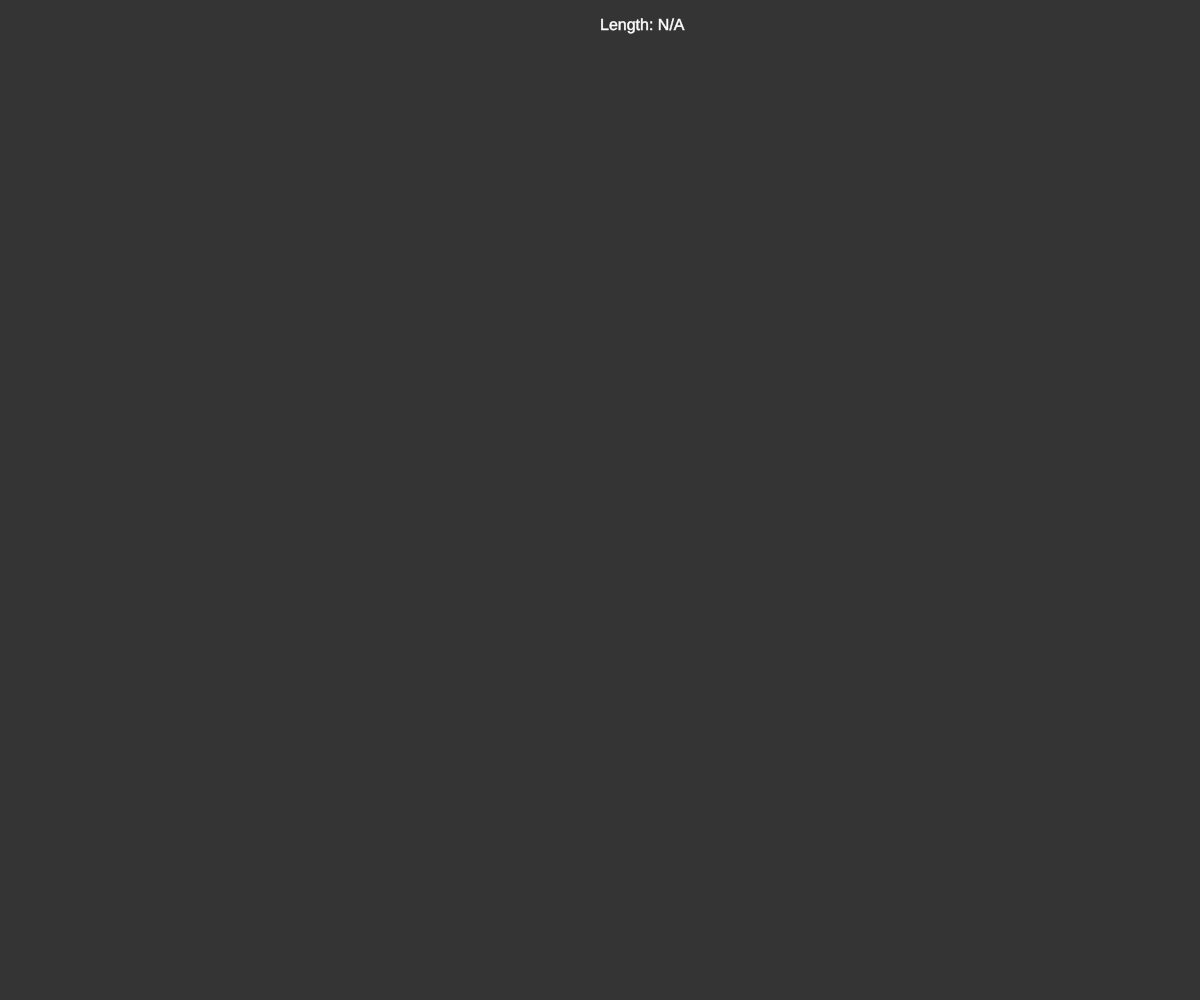
Frame 1 (no input)
Frame 60 (no input): identical to frame 1, image omitted
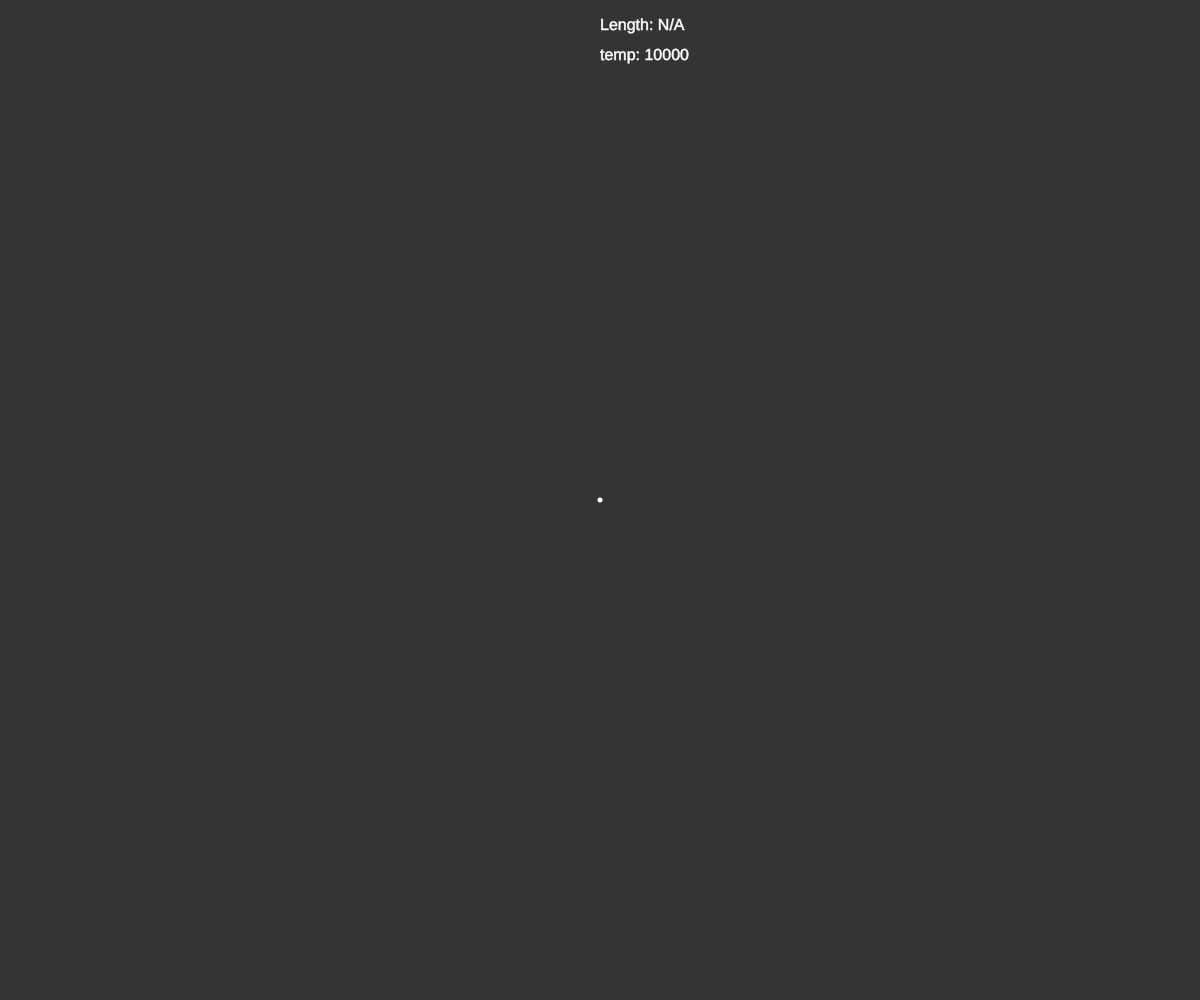
Frame 120 (the mouse pressed at the canvas centre since frame 60)

The p5.js sketch that drew these frames (run headless with seeded random() and noise() and a simulated clock; from frame 60 on, the mouse is pressed at the canvas centre):

// p5.js sketch
// ── sketch.js
var points = [];
var order;
var temp;
var showAnnealing;
var checkbox;

function setup() {
  createCanvas(window.innerWidth, window.innerHeight);
  showAnnealing = false;
  checkbox = createCheckbox('label', true);
  checkbox.changed(myCheckedEvent);0
}

function myCheckedEvent(){
    showAnnealing = !showAnnealing;
}

function draw() {
  background(52);
  if (order != null && order.length > 1) {
    simulatedAnnealing();
  }
  drawPath();
  drawPoints();
  displayText();
}

function displayText() {
  fill(255);
  textSize(16);
  strokeWeight(.5);
  if (order != null && order.length > 1) {
    var pathSize = int(calculatePath(order));
    text("Length: " + pathSize, windowWidth / 2.0, 30);
  } else {
    text("Length: N/A", windowWidth / 2.0, 30);
  }
  if (temp != null) {
    text("temp: " + temp, windowWidth / 2.0, 60);
  }
}

function simulatedAnnealing() {
  if (showAnnealing) {
    simulatedAnnealingStep();
  } else {
    while (temp >= .001) {
      simulatedAnnealingStep();
    }
  }
}

function simulatedAnnealingStep() {
  var prevOrder = order;
  order = findNewOrder(order);
  if (Math.pow(Math.E, (-1 * (calculatePath(order) - calculatePath(prevOrder))) / temp) > random(1)) {

  } else {
    order = prevOrder;
  }
  temp *= .999;
}

function findNewOrder(arr) {
  var result = []
  for (var i = 0; i < arr.length; i++) {
    result.push(arr[i]);
  }
  var r1 = int(random(arr.length));
  var r2 = int(random(arr.length));
  while (r2 == r1) {
    r2 = int(random(arr.length));
  }
  var temp = result[r1];
  result[r1] = result[r2];
  result[r2] = temp;
  return result;
}

function calculatePath(orders) {
  var sum = 0;
  for (var i = 0; i < orders.length; i++) {
    var p1 = points[orders[i]];
    var p2 = points[orders[(i + 1) % orders.length]];
    sum += dist(p1.x, p1.y, p2.x, p2.y);
  }
  return sum;
}

function setOrder() {
  order = [];
  for (var i = 0; i < points.length; i++) {
    order.push(i);
  }
}

function drawPoints() {
  stroke(255);
  strokeWeight(5);
  points.forEach(function(p) {
    point(p.x, p.y);
  })
}

function drawPath() {
  if (order != null) {
    strokeWeight(2);
    stroke(0, 0, 255);
    var start = points[order[0]];
    var prev = start;
    for (var i = 1; i < points.length; i++) {
      var curr = points[order[i]];
      line(prev.x, prev.y, curr.x, curr.y);
      prev = curr;
    }
    line(prev.x, prev.y, start.x, start.y);
  }
}

function mousePressed() {
  points.push(createVector(mouseX, mouseY));
  setOrder();
  temp = 10000;
}

function windowResized() {
  resizeCanvas(windowWidth, windowHeight);
}
